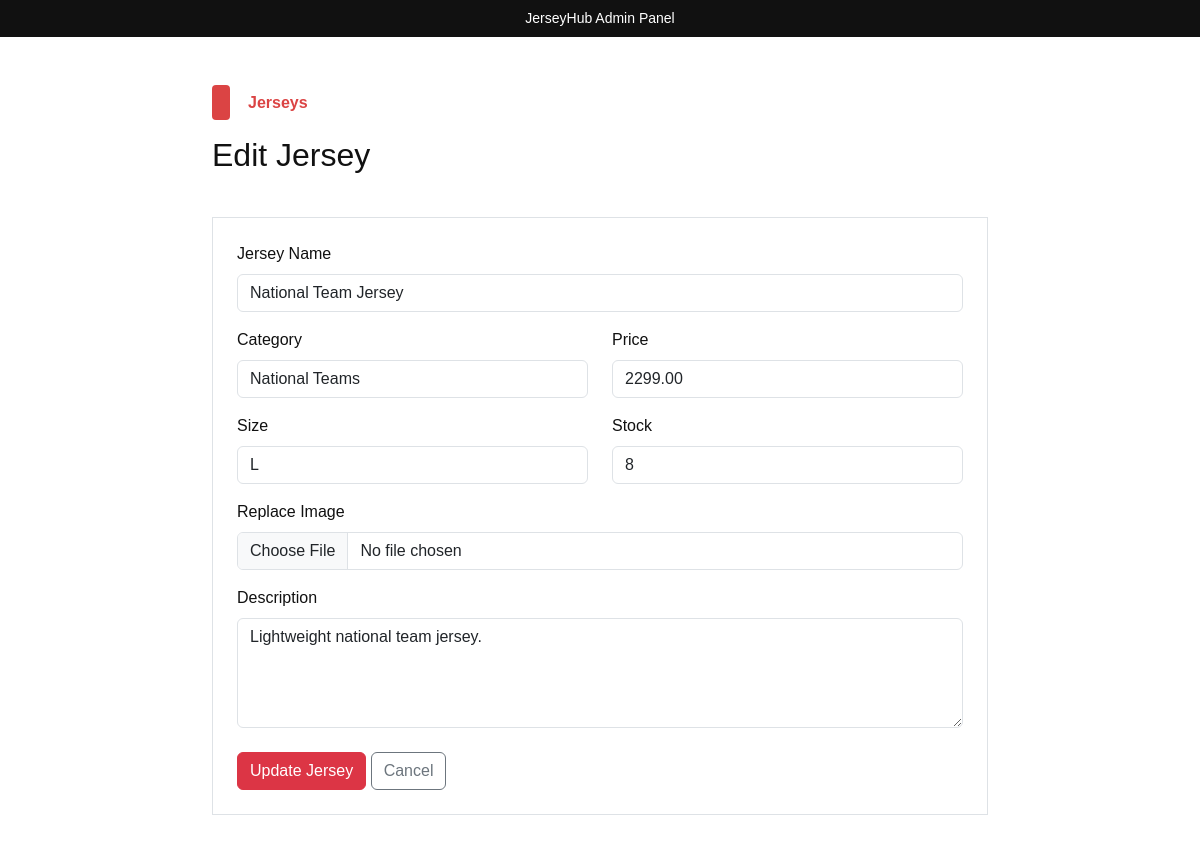
The page /admin/product_edit.php?id=2 (signed in) on the database its author committed.
### tables this page shows
CREATE TABLE IF NOT EXISTS products (
    product_id INT AUTO_INCREMENT PRIMARY KEY,
    name VARCHAR(150) NOT NULL,
    category VARCHAR(80) NOT NULL,
    price DECIMAL(10,2) NOT NULL,
    size VARCHAR(30) DEFAULT '',
    stock INT NOT NULL DEFAULT 0,
    description TEXT,
    image VARCHAR(255) DEFAULT NULL,
    created_at TIMESTAMP DEFAULT CURRENT_TIMESTAMP
);

### admin/product_edit.php (the view, shortened to what this page needs)
<?php
require_once "../includes/db.php";
$id = (int)($_GET["id"] ?? 0);
$stmt = $pdo->prepare("SELECT * FROM products WHERE product_id = ?");
$stmt->execute([$id]);
$product = $stmt->fetch();
?>
<!DOCTYPE html>
<html lang="en">
<head>
<link href="https://cdn.jsdelivr.net/npm/bootstrap@5.3.3/dist/css/bootstrap.min.css" rel="stylesheet">
<link rel="stylesheet" href="../assets/css/main.css">
</head>
<body>
<div class="upper-nav text-center py-2">JerseyHub Admin Panel</div>
<div class="container py-5" style="max-width:800px;">
    <div class="categ-header">
        <div class="sub-title"><span class="shape"></span><span class="title">Jerseys</span></div>
        <h2>Edit Jersey</h2>
    </div>
    <form method="post" enctype="multipart/form-data" class="border p-4">
        <div class="mb-3"><label class="form-label">Jersey Name</label><input name="name" class="form-control" value="<?= htmlspecialchars($product["name"]) ?>" required></div>
        <div class="row">
            <div class="col-md-6 mb-3"><label class="form-label">Category</label><input name="category" class="form-control" value="<?= htmlspecialchars($product["category"]) ?>" required></div>
            <div class="col-md-6 mb-3"><label class="form-label">Price</label><input type="number" step="0.01" name="price" class="form-control" value="<?= htmlspecialchars($product["price"]) ?>" required></div>
        </div>
        <div class="row">
            <div class="col-md-6 mb-3"><label class="form-label">Size</label><input name="size" class="form-control" value="<?= htmlspecialchars($product["size"]) ?>"></div>
            <div class="col-md-6 mb-3"><label class="form-label">Stock</label><input type="number" name="stock" min="0" class="form-control" value="<?= htmlspecialchars($product["stock"]) ?>"></div>
        </div>
        <div class="mb-3"><label class="form-label">Replace Image</label><input type="file" name="image" class="form-control" accept=".jpg,.jpeg,.png,.webp"></div>
        <div class="mb-4"><label class="form-label">Description</label><textarea name="description" class="form-control" rows="4"><?= htmlspecialchars($product["description"]) ?></textarea></div>
        <button class="btn btn-danger">Update Jersey</button>
        <a href="products.php" class="btn btn-outline-secondary">Cancel</a>
    </form>
</div>
</body>
</html>

### assets/css/main.css (style rules this page uses)
* { box-sizing: border-box; }
html { scroll-behavior: smooth; }
body { margin: 0; color: #111; font-family: Arial, Helvetica, sans-serif; }
a { text-decoration: none; color: #111; }
.upper-nav { background: #111; color: #fff; font-size: 14px; }
.categ-header { display: flex; flex-direction: column; gap: 16px; margin-bottom: 35px; }
.sub-title { display: flex; align-items: center; gap: 18px; }
.shape { display: inline-block; width: 18px; height: 35px; background: #db4444; border-radius: 4px; }
.sub-title .title { color: #db4444; font-weight: bold; }

### rows shown on the page
products: name "National Team Jersey", category "National Teams", price "2299.00", size "L", stock "8", description "Lightweight national team jersey."
